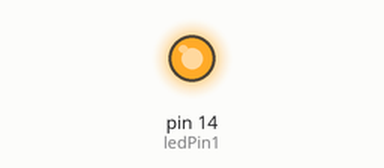
Simulated run of this sketch. Board: Arduino Uno, built with avr-gcc and run on an emulated ATmega328P. On the bench: output pins drawn as LEDs (lit = HIGH).

Above: at 2.5 s.
At 5.5 s:
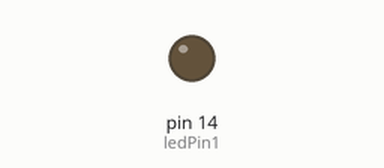
Timing chart, 0 to 7.8 s (numbered marks = the images above):
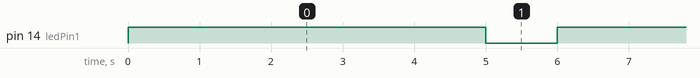

Measured:
- by itself, pin 14 (ledPin1): alternates HIGH for 5.0 s and LOW for 1.0 s

The sketch:

Pertemuan1.ino
```cpp
int ledPin1 = 14;

void setup() {
  pinMode(ledPin1, OUTPUT);

}

void loop() {
  digitalWrite(ledPin1, HIGH);
  delay(5000);
  digitalWrite(ledPin1, LOW);
  delay(1000);

}
```
